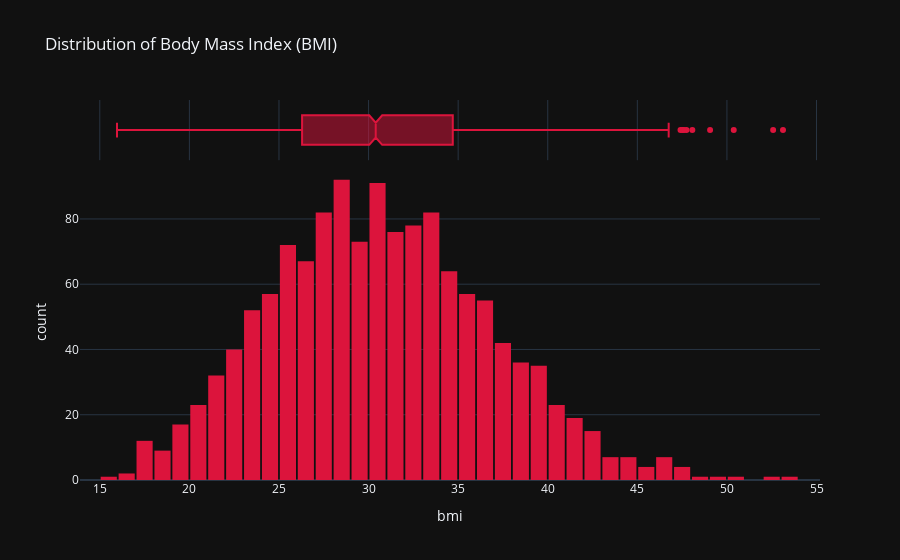

The code cell stored with this chart in its notebook:
### Code cell
fig = px.histogram(medical_df,
                   x= 'bmi',
                   marginal='box',
                   color_discrete_sequence=['crimson'],
                   title='Distribution of Body Mass Index (BMI)')
fig.update_layout(bargap = 0.1)
fig.show()

### Figure 1 — Plotly figure (JSON) as saved in the notebook; plotly's stock layout.template omitted (floating-point values rounded to 4 significant figures; data arrays with more than 128 entries replaced by an {"elided": "..."} marker saying what was removed)
{"data": [{"alignmentgroup": "True", "bingroup": "x", "hovertemplate": "bmi=%{x}<br>count=%{y}<extra></extra>", "legendgroup": "", "marker": {"color": "crimson", "pattern": {"shape": ""}}, "name": "", "offsetgroup": "", "orientation": "v", "showlegend": false, "x": {"elided": "1338 float values"}, "xaxis": "x", "yaxis": "y", "type": "histogram"}, {"alignmentgroup": "True", "hovertemplate": "bmi=%{x}<extra></extra>", "legendgroup": "", "marker": {"color": "crimson"}, "name": "", "notched": true, "offsetgroup": "", "showlegend": false, "x": {"elided": "1338 float values"}, "xaxis": "x2", "yaxis": "y2", "type": "box"}], "layout": {"xaxis": {"anchor": "y", "domain": [0.0, 1.0], "title": {"text": "bmi"}}, "yaxis": {"anchor": "x", "domain": [0.0, 0.8316], "title": {"text": "count"}}, "xaxis2": {"anchor": "y2", "domain": [0.0, 1.0], "matches": "x", "showticklabels": false, "showgrid": true}, "yaxis2": {"anchor": "x2", "domain": [0.8416, 1.0], "matches": "y2", "showticklabels": false, "showline": false, "ticks": "", "showgrid": false}, "legend": {"tracegroupgap": 0}, "title": {"text": "Distribution of Body Mass Index (BMI)"}, "barmode": "relative", "bargap": 0.1}}
